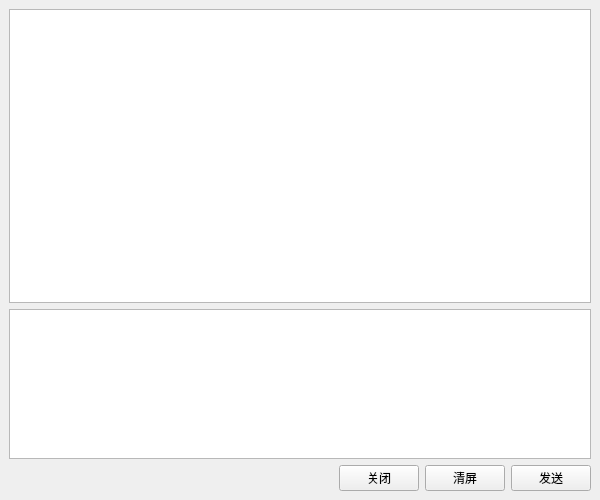
<?xml version="1.0" encoding="UTF-8"?>
<ui version="4.0">
 <class>Peer</class>
 <widget class="QMainWindow" name="Peer">
  <property name="geometry">
   <rect>
    <x>0</x>
    <y>0</y>
    <width>600</width>
    <height>500</height>
   </rect>
  </property>
  <property name="minimumSize">
   <size>
    <width>550</width>
    <height>470</height>
   </size>
  </property>
  <property name="windowTitle">
   <string>MainWindow</string>
  </property>
  <widget class="QWidget" name="centralwidget">
   <layout class="QGridLayout" name="gridLayout">
    <item row="2" column="1">
     <widget class="QPushButton" name="btnClose">
      <property name="minimumSize">
       <size>
        <width>80</width>
        <height>0</height>
       </size>
      </property>
      <property name="maximumSize">
       <size>
        <width>80</width>
        <height>16777215</height>
       </size>
      </property>
      <property name="text">
       <string>关闭</string>
      </property>
     </widget>
    </item>
    <item row="2" column="3">
     <widget class="QPushButton" name="btnSend">
      <property name="minimumSize">
       <size>
        <width>80</width>
        <height>0</height>
       </size>
      </property>
      <property name="maximumSize">
       <size>
        <width>80</width>
        <height>16777215</height>
       </size>
      </property>
      <property name="text">
       <string>发送</string>
      </property>
     </widget>
    </item>
    <item row="2" column="2">
     <widget class="QPushButton" name="btnClear">
      <property name="minimumSize">
       <size>
        <width>80</width>
        <height>0</height>
       </size>
      </property>
      <property name="maximumSize">
       <size>
        <width>80</width>
        <height>16777215</height>
       </size>
      </property>
      <property name="text">
       <string>清屏</string>
      </property>
     </widget>
    </item>
    <item row="1" column="0" colspan="4">
     <widget class="QTextEdit" name="textInput">
      <property name="minimumSize">
       <size>
        <width>0</width>
        <height>150</height>
       </size>
      </property>
      <property name="maximumSize">
       <size>
        <width>16777215</width>
        <height>150</height>
       </size>
      </property>
     </widget>
    </item>
    <item row="0" column="0" colspan="4">
     <widget class="QListWidget" name="listWidgetShow"/>
    </item>
   </layout>
  </widget>
 </widget>
 <tabstops>
  <tabstop>textInput</tabstop>
  <tabstop>btnSend</tabstop>
  <tabstop>btnClear</tabstop>
  <tabstop>btnClose</tabstop>
  <tabstop>listWidgetShow</tabstop>
 </tabstops>
 <resources/>
 <connections>
  <connection>
   <sender>btnClose</sender>
   <signal>clicked()</signal>
   <receiver>Peer</receiver>
   <slot>close()</slot>
   <hints>
    <hint type="sourcelabel">
     <x>378</x>
     <y>479</y>
    </hint>
    <hint type="destinationlabel">
     <x>299</x>
     <y>249</y>
    </hint>
   </hints>
  </connection>
 </connections>
</ui>
